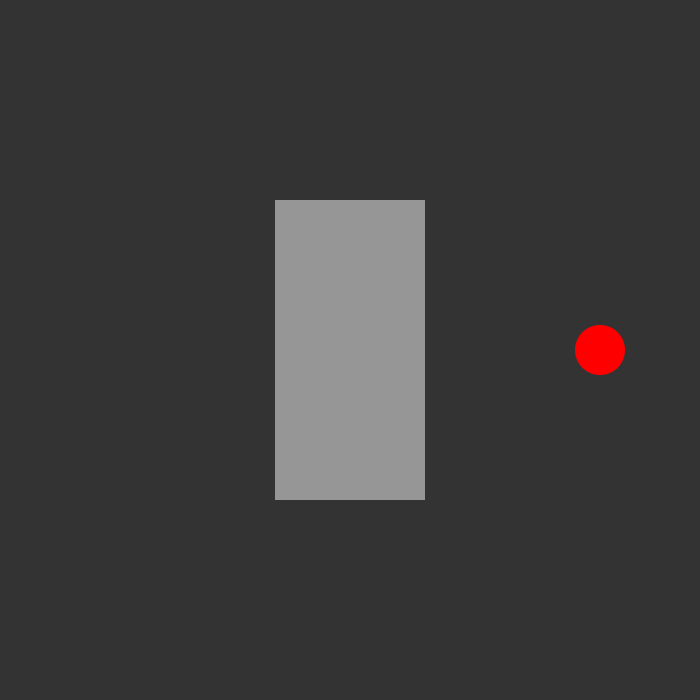
Frame 1 (no input)
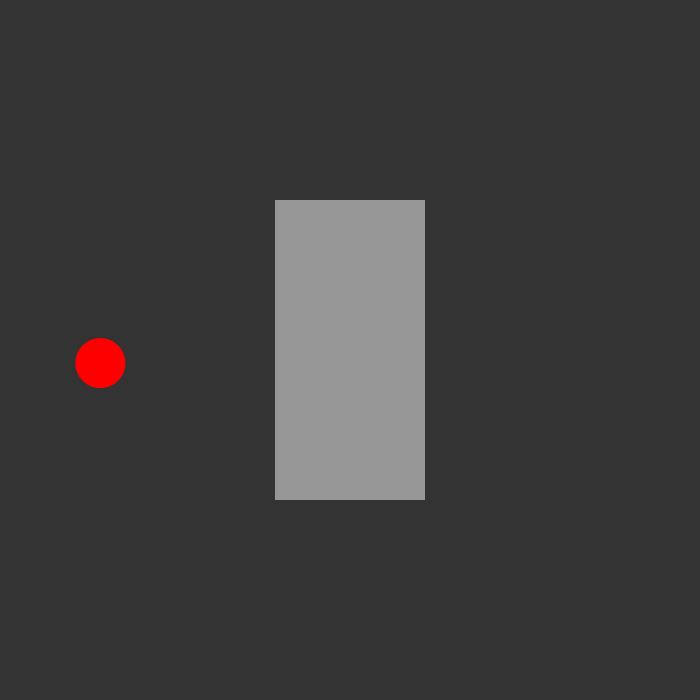
Frame 60 (the mouse pressed at the canvas centre just before this capture)
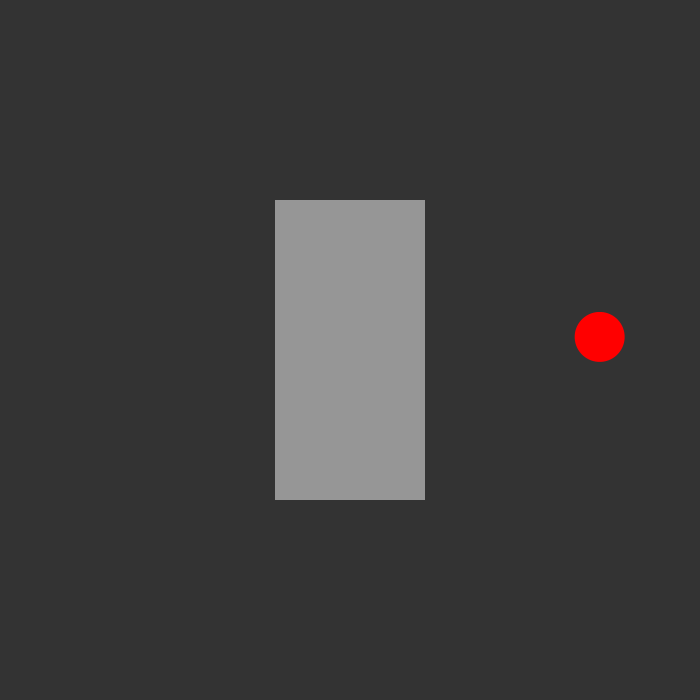
Frame 120 (the mouse held since frame 60 and released just before this capture)

The Processing sketch that drew these frames (run headless with seeded random() and noise(); from frame 60 on, the mouse is pressed at the canvas centre):

// Processing sketch: BlackRectRedCircle
// ── BlackRectRedCircle.pde
/**
 * Sketch that draws a black rectagle and a red circle that rounds it
 *
 */

float t = 0;
float step = 3;
float radius = 250;
float ellipseSize = 50;

void setup () {
  size(700, 700);
  smooth();
  rectMode(CENTER);
}

void draw () {
  background(51);
  fill(150);
  noStroke();
  // Central rectangle
  rect(width / 2, height / 2, 150, 300);

  // Draws a circle that moves round the rect
  pushMatrix();
    translate(width / 2, height / 2);
    rotate(radians(t));
    fill(255, 0, 0);
    ellipse(radius, 0, ellipseSize, ellipseSize);
  popMatrix();

  // Step is the velocity which the circle moves
  t += step;
}
